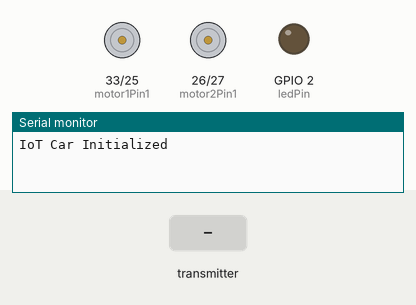
Recording of a sketch running on a simulated ESP32. Parts: motor-driver pin pairs drawn as motors (green arrow = first pin HIGH = forward, orange = second pin HIGH = backward, longer = more drive, scaled by the enable pin), output pins drawn as LEDs (lit = HIGH), the last lines printed to the serial monitor. The inputs (shaded band) are chosen by the test bench.

Above: at 1.2 s.
1.3 s: the transmitter starts sending command = forward
At 2.5 s:
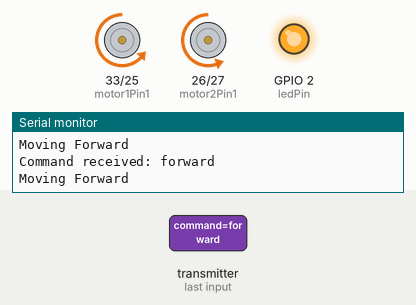
2.8 s: the transmitter starts sending command = backward
At 3.7 s:
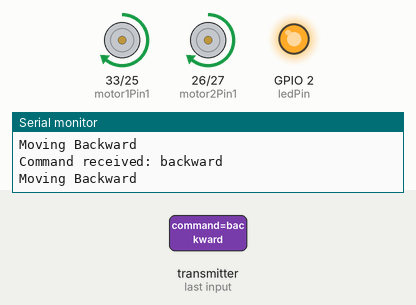
4.3 s: the transmitter starts sending command = left
At 4.9 s:
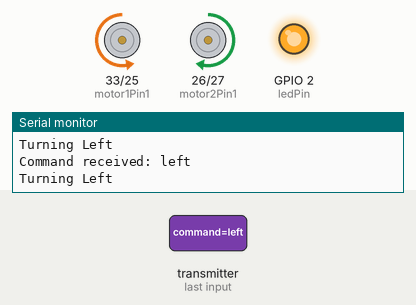
5.8 s: the transmitter starts sending command = right
At 7.2 s:
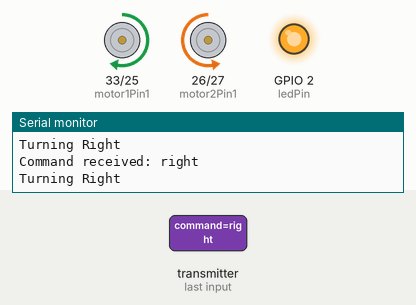
Timing chart, 0 to 8.3 s (numbered marks = the images above; inputs shaded):
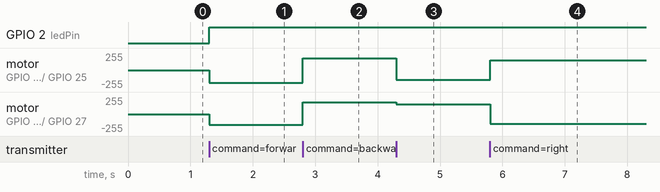

Measured:
- after the input at 1.3 s, GPIO 2 (ledPin): LOW → HIGH at once; motor on GPIO 33 (motor1Pin1) / GPIO 25 (motor1Pin2): stopped → backward 189/255 at once; motor on GPIO 26 (motor2Pin1) / GPIO 27 (motor2Pin2): stopped → backward 159/255 at once
- after the input at 2.8 s, motor on GPIO 33 (motor1Pin1) / GPIO 25 (motor1Pin2): backward 189/255 → forward 179/255 at once; motor on GPIO 26 (motor2Pin1) / GPIO 27 (motor2Pin2): backward 159/255 → forward 179/255 at once
- after the input at 4.3 s, motor on GPIO 33 (motor1Pin1) / GPIO 25 (motor1Pin2): forward 179/255 → backward 149/255 at once; motor on GPIO 26 (motor2Pin1) / GPIO 27 (motor2Pin2): forward 179/255 → forward 149/255 at once
- after the input at 5.8 s, motor on GPIO 33 (motor1Pin1) / GPIO 25 (motor1Pin2): backward 149/255 → forward 149/255 at once; motor on GPIO 26 (motor2Pin1) / GPIO 27 (motor2Pin2): forward 149/255 → backward 149/255 at once

The sketch:

receiver.ino
```cpp
// ----------------------------------------------------------------------------------------------------------------------------------------
// Motor testing code
// ----------------------------------------------------------------------------------------------------------------------------------------

// #include <esp_now.h>
// #include "WiFi.h"

// // Motor 1 Pins
// int motor1Pin1 = 33;
// int motor1Pin2 = 25;
// int enable1Pin = 32;

// // Motor 2 Pins
// int motor2Pin1 = 26;
// int motor2Pin2 = 27;
// int enable2Pin = 14;

// // Built-in LED Pin
// int ledPin = 2;

// void setup() {
//   // Set motor pins as outputs
//   pinMode(motor1Pin1, OUTPUT);
//   pinMode(motor1Pin2, OUTPUT);
//   pinMode(enable1Pin, OUTPUT);

//   pinMode(motor2Pin1, OUTPUT);
//   pinMode(motor2Pin2, OUTPUT);
//   pinMode(enable2Pin, OUTPUT);

//   pinMode(ledPin, OUTPUT);

//   // Start Serial Communication
//   Serial.begin(115200);
//   Serial.println("IoT Car Initialized");
// }


// // Function to move the car forward
// void forward() {
//   Serial.println("Moving Forward");
//   digitalWrite(ledPin, HIGH); // Indicate action

//   digitalWrite(enable1Pin, HIGH);
//   digitalWrite(motor1Pin1, LOW);
//   digitalWrite(motor1Pin2, HIGH);

//   digitalWrite(enable2Pin, HIGH);
//   digitalWrite(motor2Pin1, LOW);
//   digitalWrite(motor2Pin2, HIGH);

//   delay(1000);
// }

// // Function to move the car forward
// void backward() {
//   Serial.println("Moving Backward");
//   digitalWrite(ledPin, HIGH); // Indicate action

//   digitalWrite(enable1Pin, HIGH);
//   digitalWrite(motor1Pin1, HIGH);
//   digitalWrite(motor1Pin2, LOW);

//   digitalWrite(enable2Pin, HIGH);
//   digitalWrite(motor2Pin1, HIGH);
//   digitalWrite(motor2Pin2, LOW);
//   delay(1000);
// }

// void left() {
//   Serial.println("Moving Left");
//   digitalWrite(ledPin, HIGH); // Indicate action

//   digitalWrite(enable1Pin, HIGH);
//   digitalWrite(motor1Pin1, LOW);
//   digitalWrite(motor1Pin2, HIGH);

//   digitalWrite(enable2Pin, HIGH);
//   digitalWrite(motor2Pin1, HIGH);
//   digitalWrite(motor2Pin2, LOW);
//   delay(500);
// }

// void right() {
//   Serial.println("Moving Right");
//   digitalWrite(ledPin, HIGH); // Indicate action

//   digitalWrite(enable1Pin, HIGH);
//   digitalWrite(motor1Pin1, HIGH);
//   digitalWrite(motor1Pin2, LOW);

//   digitalWrite(enable2Pin, HIGH);
//   digitalWrite(motor2Pin1, LOW);
//   digitalWrite(motor2Pin2, HIGH);
//   delay(500);
// }


// void loop() {
//   forward();
//   delay(100); // Maintain the forward motion
//   right();
//   delay(100);
//   left();
//   delay(100);
//   backward();
//   delay(100);
// }

// // ----------------------------------------------------------------------------------------------------------------------------------------
// // PWM Motor control code
// // ----------------------------------------------------------------------------------------------------------------------------------------

// // Motor 1 Pins
// int motor1Pin1 = 33;
// int motor1Pin2 = 25;
// int enable1Pin = 32;

// // Motor 2 Pins
// int motor2Pin1 = 26;
// int motor2Pin2 = 27;
// int enable2Pin = 14;

// // Built-in LED Pin
// int ledPin = 2;

// // PWM Configuration
// int pwmFreq = 5000;  // Frequency of PWM signal
// int pwmResolution = 8; // Resolution (8 bits = 0 to 255)

// // Motor Speed (Adjust to control power)
// int msRightForward = 190;
// int msLeftForward = 160;

// int msRightBackward = 180;
// int msLeftBackward = 190;

// void setup() {
//   // Set motor pins as outputs
//   pinMode(motor1Pin1, OUTPUT);
//   pinMode(motor1Pin2, OUTPUT);
//   pinMode(enable1Pin, OUTPUT);

//   pinMode(motor2Pin1, OUTPUT);
//   pinMode(motor2Pin2, OUTPUT);
//   pinMode(enable2Pin, OUTPUT);

//   pinMode(ledPin, OUTPUT);

//   // Configure PWM channels
//   ledcAttach(enable1Pin, pwmFreq, pwmResolution); // Setup Motor 1 enable pin
//   ledcAttach(enable2Pin, pwmFreq, pwmResolution); // Setup Motor 2 enable pin

//   // Start Serial Communication
//   Serial.begin(115200);
//   Serial.println("IoT Car Initialized");
// }

// // Function to move the car forward
// void forward() {
//   Serial.println("Moving Forward");
//   digitalWrite(ledPin, HIGH); // Indicate action

//   digitalWrite(motor1Pin1, LOW);
//   digitalWrite(motor1Pin2, HIGH);
//   digitalWrite(motor2Pin1, LOW);
//   digitalWrite(motor2Pin2, HIGH);

//   // Set motor speed
//   ledcWrite(enable1Pin, msRightForward);
//   ledcWrite(enable2Pin, msLeftForward);
// }

// // Function to move the car backward
// void backward() {
//   Serial.println("Moving Backward");
//   digitalWrite(ledPin, HIGH); // Indicate action

//   digitalWrite(motor1Pin1, HIGH);
//   digitalWrite(motor1Pin2, LOW);
//   digitalWrite(motor2Pin1, HIGH);
//   digitalWrite(motor2Pin2, LOW);

//   // Set motor speed
//   ledcWrite(enable1Pin, msRightBackward);
//   ledcWrite(enable2Pin, msLeftBackward);
// }

// // Function to turn left
// void turnLeft() {
//   Serial.println("Turning Left");
//   digitalWrite(ledPin, HIGH); // Indicate action

//   digitalWrite(motor1Pin1, LOW);
//   digitalWrite(motor1Pin2, HIGH);
//   digitalWrite(motor2Pin1, HIGH);
//   digitalWrite(motor2Pin2, LOW);

//   // Set motor speed
//   ledcWrite(enable1Pin, msRightForward);
//   ledcWrite(enable2Pin, msLeftForward);
// }

// // Function to turn right
// void turnRight() {
//   Serial.println("Turning Right");
//   digitalWrite(ledPin, HIGH); // Indicate action

//   digitalWrite(motor1Pin1, HIGH);
//   digitalWrite(motor1Pin2, LOW);
//   digitalWrite(motor2Pin1, LOW);
//   digitalWrite(motor2Pin2, HIGH);

//   // Set motor speed
//   ledcWrite(enable1Pin, msRightForward);
//   ledcWrite(enable2Pin, msLeftForward);
// }

// // Function to stop the car
// void stopCar() {
//   Serial.println("Stopping");
//   digitalWrite(ledPin, LOW); // Indicate action

//   digitalWrite(motor1Pin1, LOW);
//   digitalWrite(motor1Pin2, LOW);
//   digitalWrite(motor2Pin1, LOW);
//   digitalWrite(motor2Pin2, LOW);

//   // Turn off motors
//   ledcWrite(enable1Pin, 0);
//   ledcWrite(enable2Pin, 0);
// }

// void loop() {
//   forward();
//   delay(2000);

//   backward();
//   delay(2000);

//   turnLeft();
//   delay(2000);

//   turnRight();
//   delay(2000);

//   stopCar();
//   delay(2000);
// }


// ----------------------------------------------------------------------------------------------------------------------------------------
// PWM Motor control code
// ----------------------------------------------------------------------------------------------------------------------------------------

#include <WiFi.h>
#include <esp_now.h>

// Motor 1 Pins
int motor1Pin1 = 33;
int motor1Pin2 = 25;
int enable1Pin = 32;

// Motor 2 Pins
int motor2Pin1 = 26;
int motor2Pin2 = 27;
int enable2Pin = 14;

// Built-in LED Pin
int ledPin = 2;

// PWM Configuration
int pwmFreq = 5000;  // Frequency of PWM signal
int pwmResolution = 8; // Resolution (8 bits = 0 to 255)

// Motor Speed (Adjust to control power)
int msRightForward = 190;
int msLeftForward = 160;

int msRightBackward = 180;
int msLeftBackward = 180;

int msRightLeft = 150;
int msLeftLeft = 150;

int msRightRight = 150;
int msLeftRight = 150;

typedef struct struct_message {
  char command[10];
} struct_message;

struct_message myData;

void onDataRecv(const esp_now_recv_info *info, const uint8_t *incomingData, int len) {
  memcpy(&myData, incomingData, sizeof(myData));
  Serial.print("Command received: ");
  Serial.println(myData.command);

  if (strcmp(myData.command, "forward") == 0) {
    forward();
  } else if (strcmp(myData.command, "backward") == 0) {
    backward();
  } else if (strcmp(myData.command, "left") == 0) {
    left();
  } else if (strcmp(myData.command, "right") == 0) {
    right();
  } else {
    stop();
  }
}

void setup() {

  // Start Serial Communication
  Serial.begin(115200);
  Serial.println("IoT Car Initialized");
  WiFi.mode(WIFI_STA);

  // Set motor pins as outputs
  pinMode(motor1Pin1, OUTPUT);
  pinMode(motor1Pin2, OUTPUT);
  pinMode(enable1Pin, OUTPUT);

  pinMode(motor2Pin1, OUTPUT);
  pinMode(motor2Pin2, OUTPUT);
  pinMode(enable2Pin, OUTPUT);

  pinMode(ledPin, OUTPUT);

  // Configure PWM channels
  ledcAttach(enable1Pin, pwmFreq, pwmResolution); // Setup Motor 1 enable pin
  ledcAttach(enable2Pin, pwmFreq, pwmResolution); // Setup Motor 2 enable pin

  // Initialize ESP-NOW
  if (esp_now_init() != ESP_OK) {
    Serial.println("Error initializing ESP-NOW");
    return;
  }

  // Register the receive callback function
  esp_now_register_recv_cb(onDataRecv);

}

// Function to move the car forward
void forward() {
  Serial.println("Moving Forward");
  digitalWrite(ledPin, HIGH); // Indicate action

  digitalWrite(motor1Pin1, LOW);
  digitalWrite(motor1Pin2, HIGH);
  digitalWrite(motor2Pin1, LOW);
  digitalWrite(motor2Pin2, HIGH);

  // Set motor speed
  ledcWrite(enable1Pin, msRightForward);
  ledcWrite(enable2Pin, msLeftForward);
}

// Function to move the car backward
void backward() {
  Serial.println("Moving Backward");
  digitalWrite(ledPin, HIGH); // Indicate action

  digitalWrite(motor1Pin1, HIGH);
  digitalWrite(motor1Pin2, LOW);
  digitalWrite(motor2Pin1, HIGH);
  digitalWrite(motor2Pin2, LOW);

  // Set motor speed
  ledcWrite(enable1Pin, msRightBackward);
  ledcWrite(enable2Pin, msLeftBackward);
}

// Function to turn left
void left() {
  Serial.println("Turning Left");
  digitalWrite(ledPin, HIGH); // Indicate action

  digitalWrite(motor1Pin1, LOW);
  digitalWrite(motor1Pin2, HIGH);
  digitalWrite(motor2Pin1, HIGH);
  digitalWrite(motor2Pin2, LOW);

  // Set motor speed
  ledcWrite(enable1Pin, msRightLeft);
  ledcWrite(enable2Pin, msLeftLeft);
}

// Function to turn right
void right() {
  Serial.println("Turning Right");
  digitalWrite(ledPin, HIGH); // Indicate action

  digitalWrite(motor1Pin1, HIGH);
  digitalWrite(motor1Pin2, LOW);
  digitalWrite(motor2Pin1, LOW);
  digitalWrite(motor2Pin2, HIGH);

  // Set motor speed
  ledcWrite(enable1Pin, msRightRight);
  ledcWrite(enable2Pin, msLeftRight);
}

// Function to stop the car
void stop () {
  Serial.println("Stopping");
  digitalWrite(ledPin, LOW); // Indicate action

  digitalWrite(motor1Pin1, LOW);
  digitalWrite(motor1Pin2, LOW);
  digitalWrite(motor2Pin1, LOW);
  digitalWrite(motor2Pin2, LOW);

  // Turn off motors
  ledcWrite(enable1Pin, 0);
  ledcWrite(enable2Pin, 0);
}

void loop() {
  // forward();
  // delay(2000);

  // backward();
  // delay(2000);

  // turnLeft();
  // delay(2000);

  // turnRight();
  // delay(2000);

  // stopCar();
  // delay(2000);
}
```
